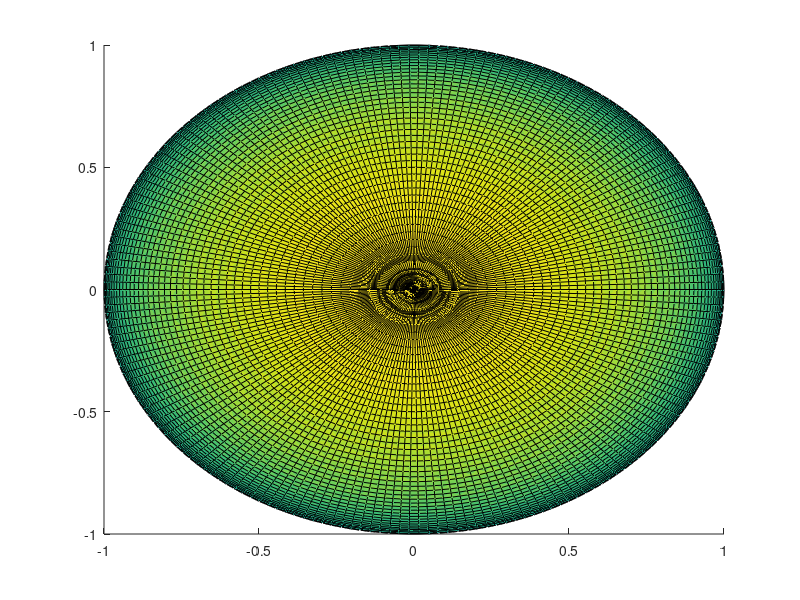

Write the MATLAB code that produced this figure.
figure 
hold on 
for radius = 0:0.1:1
theta = linspace(0,2*pi);
phi = linspace(0,2*pi);
[theta,phi] = meshgrid(theta,phi);
[xs,ys,zs] = sph2cart(theta,phi,radius);
surf(xs,ys,zs);
end